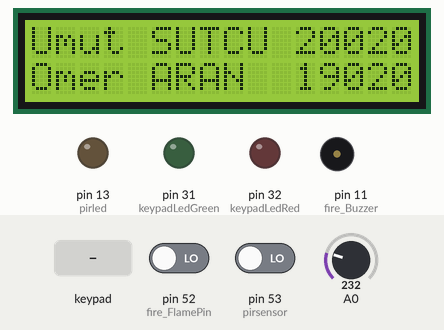
Recording of a sketch running on a simulated Arduino Mega 2560, built with avr-gcc and run on an emulated ATmega2560. Shown: 16×2 character LCD, output pins drawn as LEDs (lit = HIGH), buzzer (waves = sounding, pin HIGH). The inputs (shaded band) are chosen by the test bench; at power-on: A0 = 232, pin 53 (pirsensor) LOW, pin 52 (fire_FlamePin) LOW. What the sketch prints to the serial monitor is not drawn.

Above: at 0.1 s.
2.3 s: keypad keys 4 1 4 1 pressed 0.4 s apart
At 5.1 s:
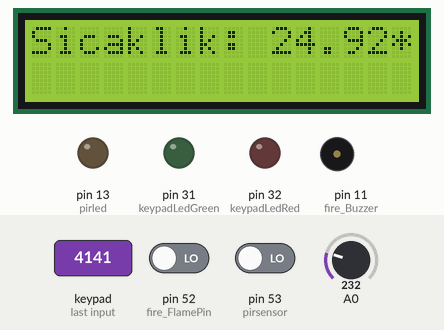
5.6 s: A0 set to 200
At 6.1 s:
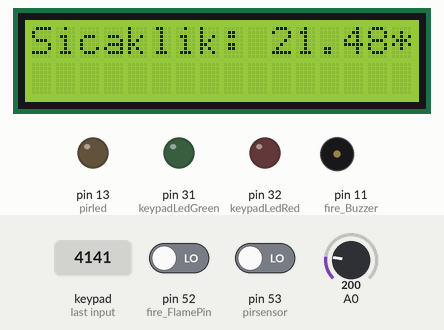
7.1 s: A0 set to 179
At 8.3 s:
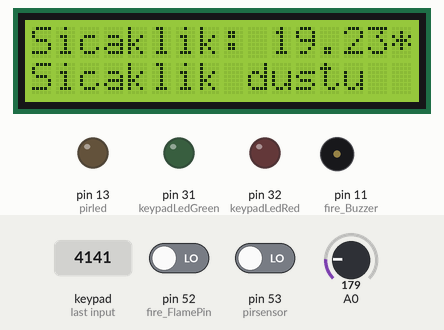
8.6 s: A0 set to 290
At 9.7 s:
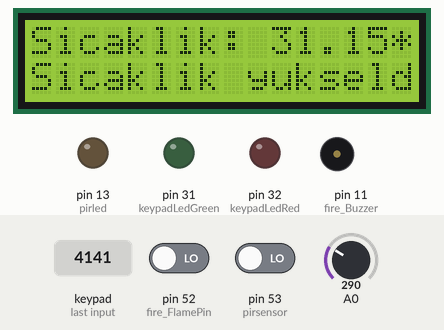
10.2 s: pin 53 (pirsensor) driven HIGH
At 10.9 s:
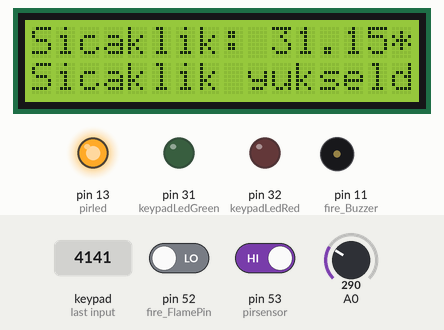
13.2 s: pin 52 (fire_FlamePin) driven HIGH
At 14.2 s:
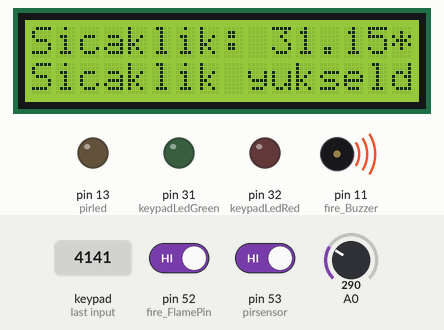
Timing chart, 0 to 17.2 s (numbered marks = the images above; inputs shaded):
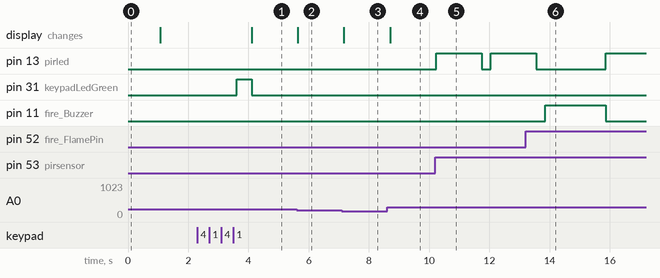

The sketch:

proje5.ino
```cpp
#include "LiquidCrystal.h"
#include "Keypad.h"
#define sifre_uzunlugu 5

int keypadLedGreen = 31;
int keypadLedRed  = 32 ;

char girilen_sifre[sifre_uzunlugu];
char kontrol_sifre[sifre_uzunlugu] = "4141";
int sifre_count = 0;
//byte master_count = 0;
bool Pass_is_good;
char customKey;

const byte satir = 4;
const byte sutun = 3;

char Keys[satir][sutun] = {
  {'1', '2', '3'},
  {'4', '5', '6'},
  {'7', '8', '9'},
  {'*', '0', '#'}
};

byte satirpin[satir] = {27, 28, 29, 30};
byte sutunpin[sutun] = {24, 25, 26};

Keypad customKeypad = Keypad(makeKeymap(Keys), satirpin, sutunpin, satir, sutun);


const int rs = 2, en = 3, d4 = 4, d5 = 5, d6 = 6, d7 = 7;
LiquidCrystal lcd(rs, en, d4, d5, d6, d7);
//global değişkenleri tanımla
float temp;
//hareket global
int pirled = 13;
// #define pirsensor A1
int pirsensor = 53 ;
int pir_sensorval = 0 ;

//fire global
int fire_Buzzer = 11;
// #define fire_FlamePin A0
int fire_FlamePin = 52 ;
int fire_Flame = LOW;

//fonksiyonların setup kısmını burada bir fonksiyon ile yaz, karışmasın ve clean code olsun.
//gerekliyse de parametre ekle fonksiyonlara.


void lcd_setup() {
  Serial.begin(9600) ;
  analogReference(INTERNAL1V1);
  lcd.begin(16, 2);
  lcd.setCursor(0, 0);
  lcd.print("Umut SUTCU 200202038   ");
  lcd.setCursor(0, 1);
  lcd.print("Omer ARAN  190202012    ");
  delay (1000);
  lcd.clear();
}

void lm35_setup() {
  pinMode(A0, INPUT);
  Serial.begin(9600);
}
void fire_alarm_setup() {

  //pin,led tanımla
  pinMode(fire_Buzzer, OUTPUT);
  pinMode(fire_FlamePin, INPUT);
  Serial.begin(9600);
}

void pir_sensor_setup() {
  //sensor,pin,inp,out tanımla
  pinMode(pirled, OUTPUT);
  pinMode(pirsensor, INPUT);
  Serial.begin(9600);
}


void keypad_setup() {
  //input_password.reserve(32);
  analogReference(INTERNAL1V1);
  pinMode(keypadLedGreen, OUTPUT);
  pinMode(keypadLedRed, OUTPUT);
  Serial.begin(9600);

}


void setup() {
  // put your setup code here, to run once:
  lm35_setup();
  fire_alarm_setup();
  pir_sensor_setup();
  keypad_setup();
  lcd_setup();

}


void lcd_loop() {
  lcd.clear();                                                   //temp = temp * 0.48828125;  //temp=temp*(5.0/1023.0)*100;
  temp = analogRead(A0) / 9.31;
  lcd.print("Sicaklik: ");
  lcd.print(temp);
  lcd.println("*C");
  if (temp > 30) {
    lcd.setCursor(0, 1);
    lcd.print("Sicaklik yukseldi");
  }
  if (temp < 20) {
    lcd.setCursor(0, 1);
    lcd.print("Sicaklik dustu");
  }
  delay(300);

}
void fire_alarm_loop() {
  //pin,led tanımla
  fire_Flame = digitalRead(fire_FlamePin);
  if (fire_Flame == HIGH)
  {
    digitalWrite(fire_Buzzer, HIGH);
    delay(2000);
    digitalWrite(fire_Buzzer, LOW);
  }
  else
  {
    digitalWrite(fire_Buzzer, LOW);
  }

}

void pir_sensor_loop() {
  //sensor,pin,inp,out tanımla
  pir_sensorval = digitalRead(pirsensor);
  Serial.println(pir_sensorval);

  if (pir_sensorval == HIGH) {
    digitalWrite(pirled, HIGH);
    delay(1500);
    digitalWrite(pirled, LOW);
  }
  else {
    digitalWrite(pirled, LOW);
    // delay(500);
  }
}

int anahtar = 0;

void keypad_loop() {
  //lcd.setCursor(0,0);
  //lcd.print("Sifre:");

  customKey = customKeypad.getKey();
  if (customKey) {
    girilen_sifre[sifre_count] = customKey;
    // lcd.setCursor(data_count,1);
    //lcd.print(Data[data_count]);
    sifre_count++;
  }

  if (sifre_count == sifre_uzunlugu - 1) {
    sifre_count = 0;
    delay(100);
    //lcd.clear();

    if (strcmp(girilen_sifre, kontrol_sifre) == 0) {
      // lcd.print("Dogru");
      digitalWrite(keypadLedGreen, HIGH);
      delay(500);
      digitalWrite(keypadLedGreen, LOW);
      anahtar = 1;

    }
    else {
      digitalWrite(keypadLedRed, HIGH);
      //lcd.print("Yanlis");
      delay(500);
      digitalWrite(keypadLedRed, LOW);
    }

   // lcd.clear();

  }

}


void loop() {
  // put your main code here, to run repeatedly:
  keypad_loop();
  if (anahtar == 1) {
    fire_alarm_loop();
    pir_sensor_loop();
    lcd_loop();
  }
  //fire_alarm_loop();
  //pir_sensor_loop();
  //lcd_loop();

}
```

Measured:
- the behaviour switches between 187 and 186 on A0 (found by bisection; images 2 and 3)
- after the input at 2.3 s, pin 31 (keypadLedGreen): LOW → HIGH after 1.3 s, → LOW 0.50 s later; the display: changes after 1.8 s (image 1)
- after the input at 5.6 s, the display: changes at once (image 2)
- after the input at 7.1 s, the display: changes after 0.07 s (image 3)
- after the input at 8.6 s, the display: changes after 0.11 s (image 4)
- after the input at 10.2 s, pin 13 (pirled): LOW → HIGH at once, → LOW 1.5 s later, → HIGH 0.31 s later
- after the input at 13.2 s, pin 11 (fire_Buzzer): LOW → HIGH after 0.66 s, → LOW 2.0 s later
